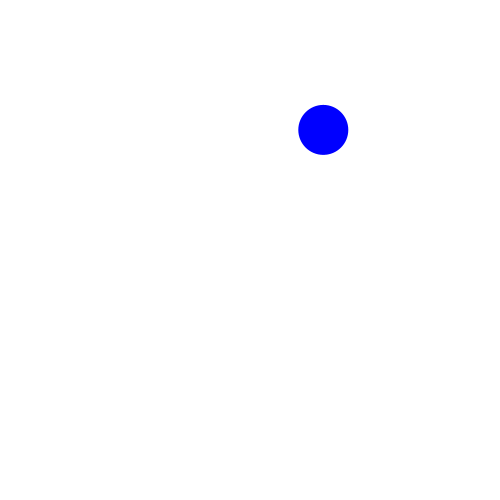
Frame 1 (no input)
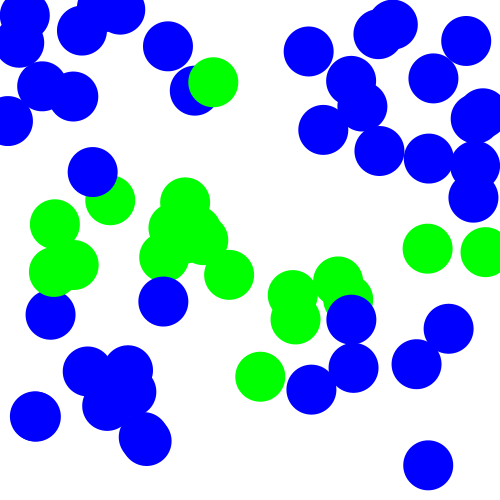
Frame 60 (the mouse pressed at the canvas centre just before this capture)
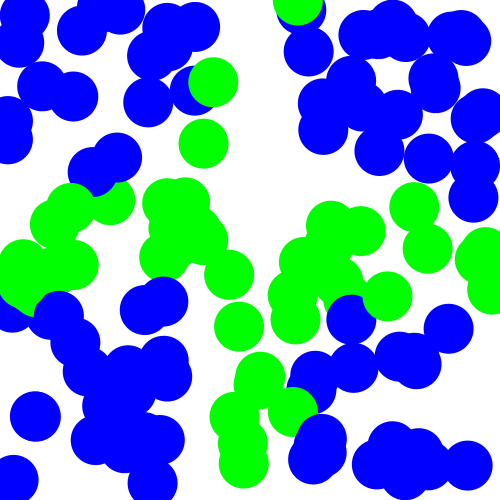
Frame 120 (the mouse held since frame 60 and released just before this capture)

The Processing sketch that drew these frames (run headless with seeded random() and noise(); from frame 60 on, the mouse is pressed at the canvas centre):

// Processing sketch: Question_2_a
// ── Question_2_a.pde
float random_x;
float random_y;
int circle_diameter = 50;
color circle_color;

void setup()
{
  size(500,500);
  background(255);
}

void draw()
{
  random_x = random(0,width);
  random_y = random(0,height);
  
  if ((random_y < 300 && random_y > 200) || (random_x < 300 && random_x > 200)) //<>//
  {
    circle_color = color(0,255,0);
  }
  else
  {
    circle_color = color(0,0,255);
  }
  noStroke();
  fill(circle_color);
  ellipse(random_x, random_y, circle_diameter, circle_diameter);
}
